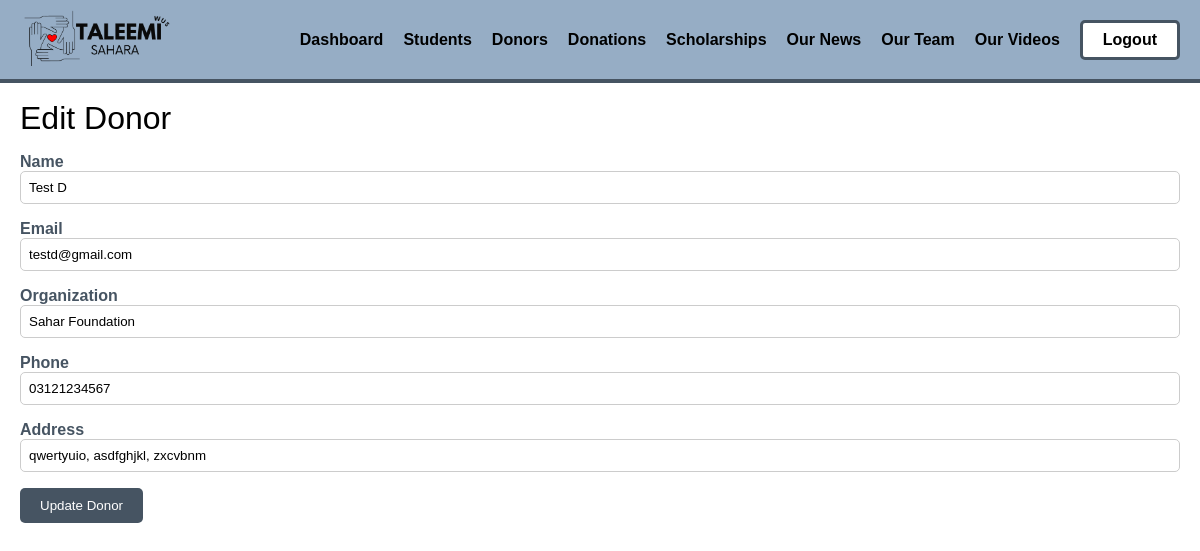
Page /admin/edit_donor.php?id=4 (signed in) on the committed database.
### tables this page shows
CREATE TABLE `donor_profiles` (
  `id` int(11) NOT NULL,
  `user_id` int(11) NOT NULL,
  `organization` varchar(255) NOT NULL,
  `phone` varchar(20) NOT NULL,
  `address` text NOT NULL,
  `website` varchar(255) DEFAULT NULL,
  `contact_person` varchar(255) DEFAULT NULL,
  `donation_preferences` text DEFAULT NULL,
  `annual_budget` decimal(12,2) DEFAULT NULL,
  `created_at` timestamp NOT NULL DEFAULT current_timestamp(),
  `updated_at` timestamp NOT NULL DEFAULT current_timestamp() ON UPDATE current_timestamp()
);

CREATE TABLE `users` (
  `id` int(11) NOT NULL,
  `name` varchar(100) NOT NULL,
  `email` varchar(100) NOT NULL,
  `password` varchar(255) NOT NULL,
  `user_type` enum('admin','student','donor','mentor','examination') NOT NULL,
  `created_at` timestamp NOT NULL DEFAULT current_timestamp(),
  `updated_at` timestamp NOT NULL DEFAULT current_timestamp() ON UPDATE current_timestamp(),
  `reset_token` varchar(255) DEFAULT NULL,
  `reset_expires` datetime DEFAULT NULL
);

### admin/edit_donor.php (the view, shortened to what this page needs)
<?php
require_once '../config/database.php';
$donor_id = intval($_GET['id']);
$stmt = $conn->prepare("SELECT u.id, u.name, u.email, dp.organization, dp.phone, dp.address FROM users u LEFT JOIN donor_profiles dp ON u.id = dp.user_id WHERE u.id = ? AND u.user_type = 'donor'");
$stmt->bind_param('i', $donor_id);
$stmt->execute();
$donor = $stmt->get_result()->fetch_assoc();
?>
<!DOCTYPE html>
<html lang="en">
<head>
    <link rel="stylesheet" href="../css/general.css">
</head>
<body>
    <?php include '../components/admin-navbar.php'; ?>
    <div class="edit-container students-container">
        <div class="edit-title">Edit Donor</div>
        <form method="POST">
            <div class="form-group">
                <label class="label">Name</label>
                <input class="input" type="text" name="name" value="<?php echo htmlspecialchars($donor['name']); ?>" required>
            </div>
            <div class="form-group">
                <label class="label">Email</label>
                <input class="input" type="email" name="email" value="<?php echo htmlspecialchars($donor['email']); ?>" required>
            </div>
            <div class="form-group">
                <label class="label">Organization</label>
                <input class="input" type="text" name="organization" value="<?php echo htmlspecialchars($donor['organization'] ?? ''); ?>">
            </div>
            <div class="form-group">
                <label class="label">Phone</label>
                <input class="input" type="text" name="phone" value="<?php echo htmlspecialchars($donor['phone'] ?? ''); ?>">
            </div>
            <div class="form-group">
                <label class="label">Address</label>
                <input class="input" type="text" name="address" value="<?php echo htmlspecialchars($donor['address'] ?? ''); ?>">
            </div>
            <button class="btn" type="submit">Update Donor</button>
        </form>
    </div>
</body>
</html>

### admin/edit_donor.php (style rules this page uses)
.students-container { max-width: 1400px; margin: 0 auto; padding: 100px 20px 20px; }
.edit-title { font-size: 2rem; margin-bottom: 1rem; }
.form-group { margin-bottom: 1rem; }
.label { font-weight: bold; color: #465462; }
.input { width: 100%; padding: 8px; border-radius: 5px; border: 1px solid #ccc; }
.btn { background: #465462; color: #fff; padding: 10px 20px; border-radius: 5px; border: none; cursor: pointer; }

### components/admin-navbar.php (style rules this page uses)
* { box-sizing: border-box; padding: 0; margin: 0; font-family: "Raleway", sans-serif; }

### rows in the picture
donor_profiles: name "Test D", email "testd@gmail.com", organization "Sahar Foundation", phone "03121234567", address "qwertyuio, asdfghjkl, zxcvbnm"
